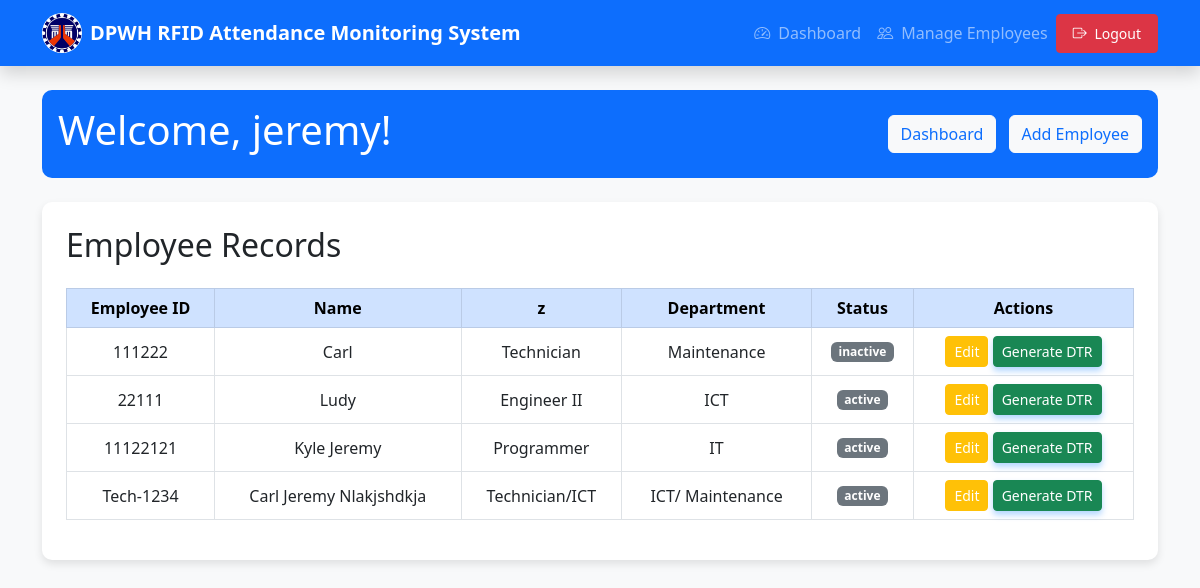
Screenshot of /admin/employees.php (signed in) with the database file from the repository.
### tables this page shows
CREATE TABLE `employees` (
  `id` int(11) NOT NULL,
  `employee_id` varchar(20) DEFAULT NULL,
  `name` varchar(100) NOT NULL,
  `email` varchar(255) DEFAULT NULL,
  `rfid_uid` varchar(50) DEFAULT NULL,
  `created_at` timestamp NOT NULL DEFAULT current_timestamp(),
  `updated_at` datetime DEFAULT NULL,
  `job_title` varchar(255) DEFAULT NULL,
  `department` varchar(50) NOT NULL,
  `status` enum('active','inactive') DEFAULT 'active'
);

### admin/employees.php (the view, shortened to what this page needs)
<?php
include 'navbar.php';
include 'db.php';
$employees = $pdo->query("SELECT * FROM employees");
$emp = $employees->fetchAll();
?>
<!DOCTYPE html>
<html lang="en">
<head>
    <link rel="stylesheet" href="https://cdn.jsdelivr.net/npm/bootstrap@5.3.0-alpha3/dist/css/bootstrap.min.css">
</head>
<body>
    <div class="container mt-4">
        <div class="header d-flex justify-content-between align-items-center">
            <h1>Welcome, <?php echo htmlspecialchars($_SESSION['admin_username']); ?>!</h1>
            <div>
                <a href="dashboard.php" class="btn btn-light text-primary me-2">Dashboard</a>
                <button type="button" class="btn btn-light text-primary" data-bs-toggle="modal" data-bs-target="#addEmployeeModal">
                    Add Employee
                </button>
            </div>
        </div>
        <div class="table-container mt-4">
            <h2 class="mb-4">Employee Records</h2>
            <table class="table table-bordered table-hover text-center">
                <thead class="table-primary">
                    <tr>
                        <th>Employee ID</th>
                        <th>Name</th>
                        <th>z</th>
                        <th>Department</th>
                        <th>Status</th>
                        <th>Actions</th>
                    </tr>
                </thead>
                <tbody>
                    <?php foreach ($emp as $records): ?>
                        <tr>
                            <td><?php echo htmlspecialchars($records['employee_id'] ?? '-'); ?></td>
                            <td><?php echo htmlspecialchars($records['name']); ?></td>
                            <td><?php echo htmlspecialchars($records['job_title']); ?></td>
                            <td><?php echo htmlspecialchars($records['department']); ?></td>
                            <td>
                                <span class="badge bg-<?php echo $records['status'] === 'Active' ? 'success' : 'secondary'; ?>">
                                    <?php echo htmlspecialchars($records['status']); ?>
                                </span>
                            </td>
                            <td>
                                <a href="update_employee.php?id=<?php echo htmlspecialchars($records['id']); ?>"
                                    class="btn btn-warning btn-sm"
                                    data-bs-toggle="modal"
                                    data-bs-target="#editEmployeeModal"
                                    data-id="<?php echo htmlspecialchars($records['id']); ?>"
                                    data-employee_id="<?php echo htmlspecialchars($records['employee_id']); ?>"
                                    data-name="<?php echo htmlspecialchars($records['name']); ?>"
                                    data-job_title="<?php echo htmlspecialchars($records['job_title']); ?>"
                                    data-department="<?php echo htmlspecialchars($records['department']); ?>"
                                    data-rfid_uid="<?php echo htmlspecialchars($records['rfid_uid']); ?>"
                                    data-status="<?php echo htmlspecialchars($records['status']); ?>">Edit</a>
                                <a href="generate_dtr.php?rfid=<?php echo $records['rfid_uid']; ?>" class="btn btn-success btn-sm">Generate DTR</a>
                            </td>
                        </tr>
                    <?php endforeach; ?>
                </tbody>
            </table>
        </div>
    </div>
</body>
</html>

### admin/employees.php (style rules this page uses)
body { background-color: #f8f9fa; }
.header { padding: 1rem; background-color: #0d6efd; color: #fff; border-radius: 10px; }
.table-container { background-color: #fff; border-radius: 10px; box-shadow: 0 4px 8px rgba(0, 0, 0, 0.1); padding: 1.5rem; }
.table th, .table td { vertical-align: middle; }
.btn-primary, .btn-success { box-shadow: 0 4px 6px rgba(0, 123, 255, 0.3); }
.btn-warning { color: #fff; }

### rows the page displays
employees: employee "111222", name "Carl", job_title "Technician", department "Maintenance", status "inactive"
employees: employee "22111", name "Ludy", job_title "Engineer II", department "ICT", status "active"
employees: employee "11122121", name "Kyle Jeremy", job_title "Programmer", department "IT", status "active"
employees: employee "Tech-1234", name "Carl Jeremy Nlakjshdkja", job_title "Technician/ICT", department "ICT/ Maintenance", status "active"

### other values shown
$_SESSION['admin_username'] "jeremy"
